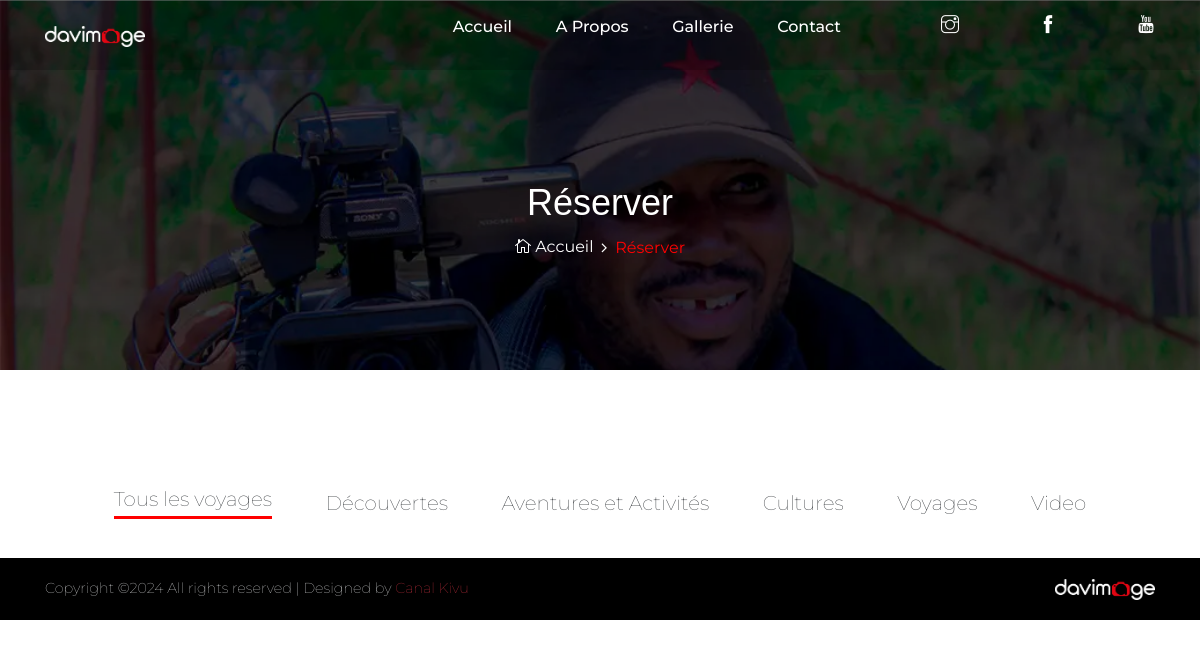
/booking.php, run on an earlier commit of the app's database.
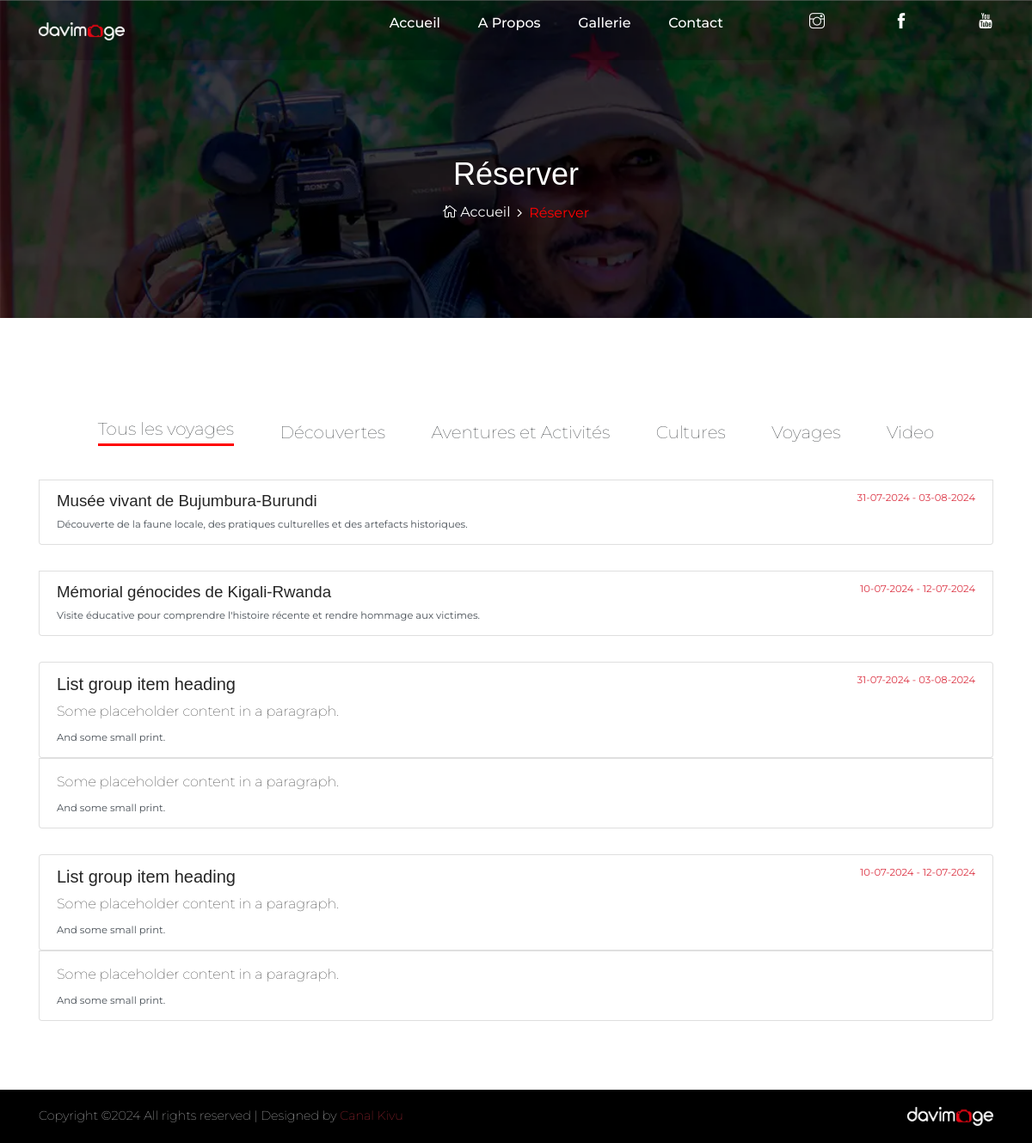
And on a later commit of the database.
### tables this page shows
CREATE TABLE `discoveries` (
  `id` int(11) NOT NULL,
  `title` varchar(255) NOT NULL,
  `details` mediumtext NOT NULL,
  `place` varchar(255) NOT NULL,
  `start_date` date DEFAULT NULL,
  `end_date` date DEFAULT NULL,
  `image_1` varchar(255) NOT NULL,
  `image_2` varchar(255) NOT NULL,
  `image_3` varchar(255) NOT NULL,
  `status` tinyint(1) NOT NULL
);

### booking.php (the view, shortened to what this page needs)
<?php
include_once "admin/inc/db.php";
?>
<!DOCTYPE html>
<html lang="en">
<head>
    <link rel="stylesheet" href="style.css">
    <link rel="stylesheet" href="style.css">
</head>
<body>
    <header class="header-area">
        <div class="main-header-area">
            <div class="classy-nav-container breakpoint-off">
                <div class="container">
                    <nav class="classy-navbar justify-content-between" id="alimeNav">
                        <a class="nav-brand" href="./index">
                            <img src="./img/core-img/logo.webp" alt="" class="logo">
                        </a>
                        <div class="classy-menu">
                            <div class="classynav mb-3">
                                <ul id="nav">
                                    <li><a href="./index">Accueil</a></li>
                                    <li><a href="./about">A propos</a></li>
                                    <li><a href="./gallery">Gallerie</a></li>
                                    <li><a href="./contact">Contact</a></li>
                                </ul>
                                <div class="search-icon" data-toggle="modal"><a href=""><i class="ti-instagram"></i></a></div>
                                <div class="search-icon" data-toggle="modal"><a href=""><i class="ti-facebook"></i></a></div>
                                <div class="search-icon" data-toggle="modal"><a href=""><i class="ti-youtube"></i></a></div>
                            </div>
                        </div>
                    </nav>
                </div>
            </div>
        </div>
    </header>
    <section class="breadcrumb-area bg-img bg-overlay jarallax" style="background-image: url(img/bg-img/image_1.webp);">
        <div class="container h-100">
            <div class="row h-100 align-items-center">
                <div class="col-12">
                    <div class="breadcrumb-content text-center">
                        <h2 class="page-title">Réserver</h2>
                        <nav aria-label="breadcrumb">
                            <ol class="breadcrumb justify-content-center">
                                <li class="breadcrumb-item"><a href="index"><i class="icon_house_alt"></i> Accueil</a></li>
                                <li class="breadcrumb-item active" aria-current="page">Réserver</li>
                            </ol>
                        </nav>
                    </div>
                </div>
            </div>
        </div>
    </section>
    <div class="contact-area section-padding-80-50">
        <div class="container">
            <div class="row">
                <div class="col-12 col-lg-12">
                </div>
                <div class="col-md-12">
                    <div class="row">
                <div class="col-12">
                    <div class="alime-projects-menu">
                        <div class="portfolio-menu text-center">
                            <button class="btn active" data-filter="*" id="link" style="font-weight: 100;">Tous les voyages</button>
                            <button class="btn mt-2" data-filter=".decouvertes" style="font-weight: 100;">Découvertes</button>
                            <button class="btn mt-2" data-filter=".aventures" style="font-weight: 100;">Aventures et Activités</button>
                            <button class="btn mt-2" data-filter=".cultures" style="font-weight: 100;">Cultures</button>
                            <button class="btn mt-2" data-filter=".D" style="font-weight: 100;">Voyages</button>
                            <button class="btn mt-2" data-filter=".videos" style="font-weight: 100;">Video</button>
                        </div>
                    </div>
                </div>
            </div>
            <div class="row alime-portfolio">
                <div class="row mt-2 px-2 py-2">
                    <?php
                    $sql = "SELECT * FROM discoveries order by id DESC";
                    $result = $conn->query($sql);
                    if ($result->num_rows > 0) {
                        while ($row = $result->fetch_assoc()) {
                    ?>
                            <a href="">
                                <div class="col-md-12 single_gallery_item decouvertes mb-30 wow fadeInUp" data-wow-delay="100ms">
                                <div class="single-portfolio-content">
                                   <div class="list-group">
  <a href="#" class="list-group-item list-group-item-action">
    <div class="d-flex w-100 justify-content-between">
      <h5 class="mb-1" style="font-size: 130%"><?php echo ucfirst($row['title'])."-".$row['place']; ?></h5>
      <small class="text-danger" style="font-weight: bolder;"><?php
$startDate = $row['start_date'];
$endDate = $row['end_date'];
$startDateTime = new DateTime($startDate);
$endDateTime = new DateTime($endDate);
$formattedStartDate = $startDateTime->format('d-m-Y');
$formattedEndDate = $endDateTime->format('d-m-Y');
echo $formattedStartDate . " - " . $formattedEndDate;
?></small>
    </div>
    <small><?php echo $row['details']; ?></small>
  </a>
</div>
                                </div>
                            </div>
                        </a>
                    <?php
                        }
                    }
                    ?>
                </div>
                <div class="row mt-2 px-2 py-2">
                    <?php
                    $sql = "SELECT * FROM discoveries order by id DESC";
                    $result = $conn->query($sql);
                    if ($result->num_rows > 0) {
                        while ($row = $result->fetch_assoc()) {
                    ?>
                            <div class="col-md-12 single_gallery_item aventures mb-30 wow fadeInUp" data-wow-delay="100ms">
                                <div class="single-portfolio-content">
                                   <div class="list-group">
  <a href="#" class="list-group-item list-group-item-action">
    <div class="d-flex w-100 justify-content-between">
      <h5 class="mb-1">List group item heading</h5>
      <small class="text-danger" style="font-weight: bolder;"><?php
$startDate = $row['start_date'];
$endDate = $row['end_date'];
$startDateTime = new DateTime($startDate);
$endDateTime = new DateTime($endDate);
$formattedStartDate = $startDateTime->format('d-m-Y');
$formattedEndDate = $endDateTime->format('d-m-Y');
echo $formattedStartDate . " - " . $formattedEndDate;
?></small>
    </div>
    <p class="mb-1">Some placeholder content in a paragraph.</p>
    <small>And some small print.</small>
    </div>
    <p class="mb-1">Some placeholder content in a paragraph.</p>
    <small>And some small print.</small>
</div>
                                </div>
                            </div>
                    <?php
                        }
                    }
                    ?>
                </div>
                    </div>
            </div>
        </div>
    </div>
    <footer class="footer-area">
        <div class="container">
            <div class="row">
                <div class="col-12">
                    <div class="footer-content d-flex align-items-center justify-content-between">
                        <div class="copywrite-text text-light">
Copyright &copy;<script>document.write(new Date().getFullYear());</script> All rights reserved | Designed by <a href="" target="_blank" class="text-danger">Canal Kivu</a>
                        </div>
                        <div class="footer-logo">
                            <a href="#">
                                <span class="text-light"><img src="./img/core-img/logo.webp" alt="" class="logo"></span>
                            </a>
                        </div>
                    </div>
                </div>
            </div>
        </div>
    </footer>
</body>
</html>

### style.css (style rules this page uses)
* { margin: 0; padding: 0; }
body { font-family: "Arial", sans-serif; font-weight: 100; font-style: normal; font-variant: normal; font-size: 90%; position: relative; z-index: auto; }
h1, h2, h3, h4, h5, h6 { font-family: "Helvetica", sans-serif; color: #252525; line-height: 1.3; font-weight: 400; }
a, a:active, a:focus, a:hover { color: #252525; text-decoration: none; -webkit-transition-duration: 500ms; -o-transition-duration: 500ms; transition-duration: 500ms; outline: none; font-weight: 100; }
li { list-style: none; }
p { line-height: 1.9; color: #000000; font-size: 16px; font-weight: 100; }
img { width: 100%; height: auto; }
ul { margin: 0; padding: 0; }
ul li { margin: 0; padding: 0; }
.bg-overlay { position: relative; z-index: 1; }
.bg-overlay::after { position: absolute; content: ""; height: 100%; width: 100%; top: 0; left: 0; z-index: -1; background-color: rgba(0, 0, 0, 0.4); }
.bg-img { background-position: center center !important; background-size: cover !important; background-repeat: no-repeat !important; }
.jarallax { position: relative; z-index: 0; }
.mb-30 { margin-bottom: 30px; }
.section-padding-80-50 { padding-top: 80px; padding-bottom: 50px; }
.header-area { position: fixed; z-index: 100; width: 100%; -webkit-transition-duration: 500ms; -o-transition-duration: 500ms; transition-duration: 500ms; background-color: transparent; }
.header-area .search-icon { position: relative; z-index: 1; margin-left: 80px; }
.header-area .search-icon i { font-size: 18px; color: #ffffff; cursor: pointer; }
.classy-nav-container { background-color: transparent; padding: 0; }
.classy-nav-container .classy-navbar { -webkit-transition-duration: 500ms; -o-transition-duration: 500ms; transition-duration: 500ms; height: 70px; padding: 0; }
.classy-nav-container .classy-navbar .classynav ul li a { font-size: 16px; text-transform: capitalize; color: #ffffff; font-weight: 500; padding: 0 20px; }
.main-header-area { position: relative; z-index: 1; background-color: transparent; -webkit-transition-duration: 500ms; -o-transition-duration: 500ms; transition-duration: 500ms; height: 70px; background-color: rgba(0, 0, 0, 0.2); }
.footer-content { padding: 20px 0; }
.footer-content .copywrite-text { position: relative; z-index: 1; }
.breadcrumb-area { position: relative; z-index: 1; height: 370px; }
.breadcrumb-area .page-title { color: #ffffff; font-size: 36px; }
.breadcrumb-content { position: relative; z-index: 1; margin-top: 70px; }
.breadcrumb-content .breadcrumb { padding: 0; background-color: transparent; margin-bottom: 0; }
.breadcrumb-content .breadcrumb .breadcrumb-item { color: #ff0000; font-weight: 400; font-size: 16px; }
.breadcrumb-content .breadcrumb .breadcrumb-item a { font-size: 16px; color: #ffffff; font-weight: 400; }
.breadcrumb-content .breadcrumb .breadcrumb-item + .breadcrumb-item::before { content: '\f105'; color: #ffffff; font-family: "FontAwesome"; }
.alime-projects-menu { position: relative; z-index: 1; margin-bottom: 40px; }
.alime-projects-menu .portfolio-menu .btn { position: relative; z-index: 1; padding: 0; border: 0; background-color: transparent; font-size: 20px; font-weight: 600; border-radius: 0; margin: 0 25px; -webkit-transition-duration: 500ms; -o-transition-duration: 500ms; transition-duration: 500ms; }
.alime-projects-menu .portfolio-menu .btn::after { -webkit-transition-duration: 500ms; -o-transition-duration: 500ms; transition-duration: 500ms; position: absolute; width: 0%; height: 3px; background-color: #ff0000; content: ''; bottom: -5px; left: 0; right: 0; z-index: 1; }
.alime-projects-menu .portfolio-menu .btn.active::after { width: 100%; }
.single-portfolio-content { position: relative; z-index: 1; -webkit-transition-duration: 500ms; -o-transition-duration: 500ms; transition-duration: 500ms; overflow: hidden; }
.btn { border-radius: 0; }
footer { background-color: black; }
.logo { width: 100px; }

### booking.php (style rules this page uses)
body { font-family: 'Montserrat'; font-size: 90%; font-weight: 100; }

What changed in the data, as far as the page shows it:
added discoveries: title "Musée vivant de Bujumbura", place "Burundi", start_date "31-07-2024", end_date "03-08-2024", details "Découverte de la faune locale, des pratiques culturelles et des artefacts historiques."
added discoveries: title "Mémorial génocides de Kigali", place "Rwanda", start_date "10-07-2024", end_date "12-07-2024", details "Visite éducative pour comprendre l'histoire récente et rendre hommage aux victimes."
